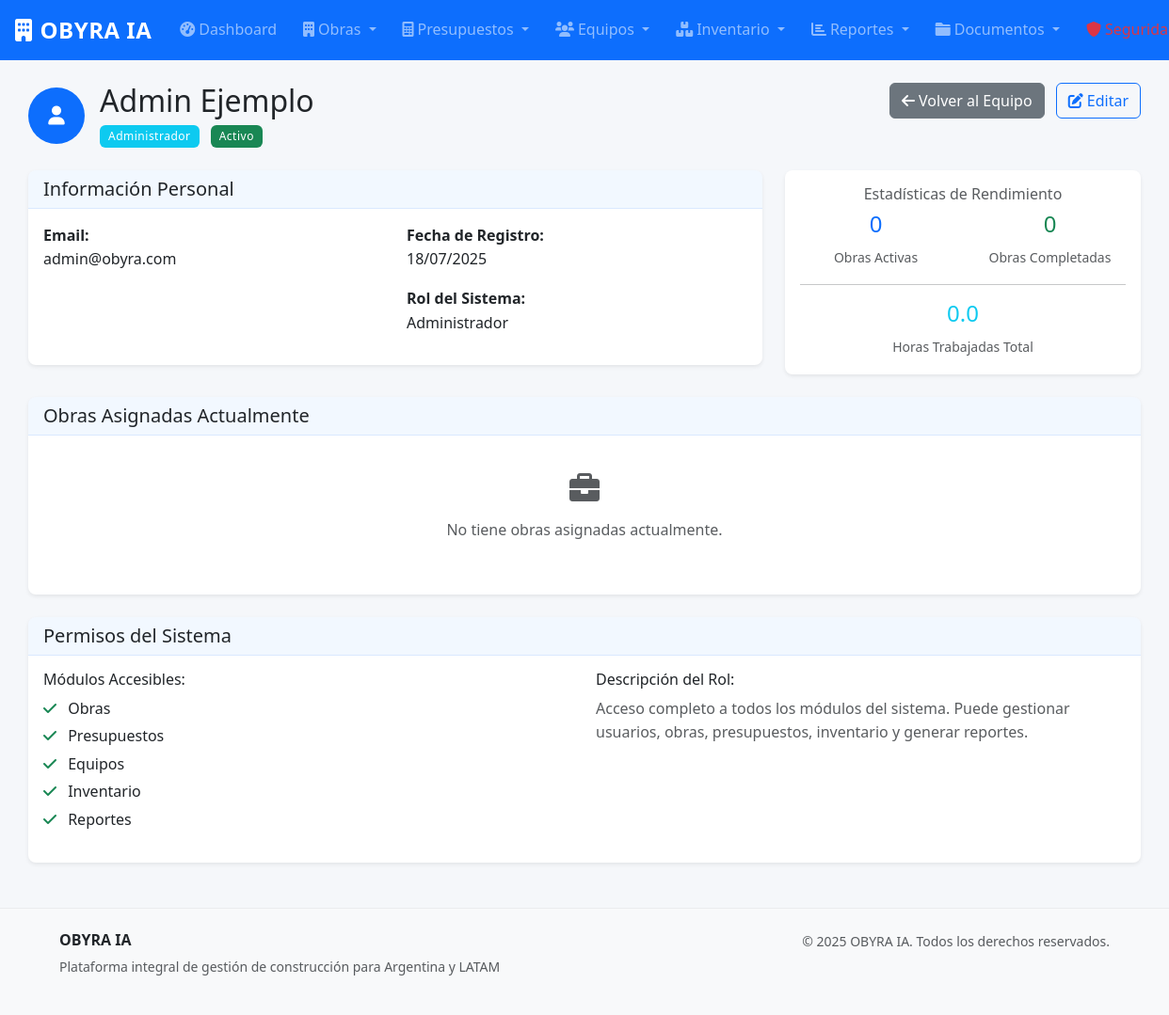
The page /equipos/1 (signed in) on the database as committed earlier.
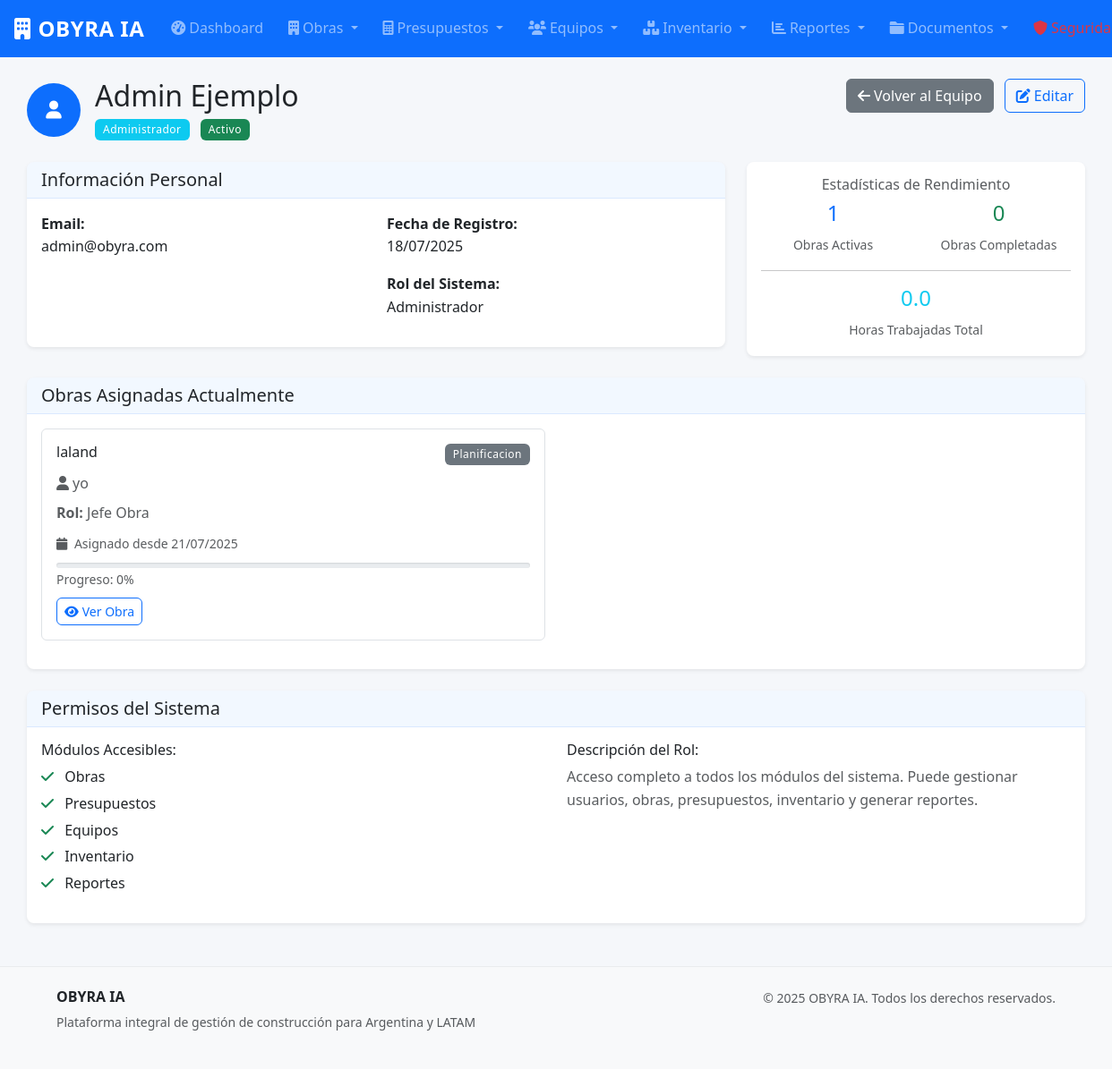
The same page on the database as committed later.
### models.py (models this page shows, shortened)
class Usuario(UserMixin, db.Model):
    __tablename__ = 'usuarios'
    id = db.Column(db.Integer, primary_key=True)
    nombre = db.Column(db.String(100), nullable=False)
    apellido = db.Column(db.String(100), nullable=False)
    email = db.Column(db.String(120), unique=True, nullable=False)
    telefono = db.Column(db.String(20))
    password_hash = db.Column(db.String(256), nullable=True)  # Nullable para usuarios de Google
    rol = db.Column(db.String(20), nullable=False, default='operario')  # administrador, tecnico, operario
    activo = db.Column(db.Boolean, default=True)
    auth_provider = db.Column(db.String(20), nullable=False, default='manual')  # manual, google
    google_id = db.Column(db.String(100), nullable=True)  # ID de Google para usuarios OAuth
    profile_picture = db.Column(db.String(500), nullable=True)  # URL de imagen de perfil de Google
    created_at = db.Column(db.DateTime, default=datetime.utcnow)
    fecha_creacion = db.Column(db.DateTime, default=datetime.utcnow)
    organizacion_id = db.Column(db.Integer, db.ForeignKey('organizaciones.id'), nullable=False)
    organizacion = db.relationship('Organizacion', back_populates='usuarios')
    obras_asignadas = db.relationship('AsignacionObra', back_populates='usuario', lazy='dynamic')
    registros_tiempo = db.relationship('RegistroTiempo', back_populates='usuario', lazy='dynamic')
    @property
    def nombre_completo(self):
        return f"{self.nombre} {self.apellido}"
    def puede_acceder_modulo(self, modulo):
        permisos = {
            'administrador': ['obras', 'presupuestos', 'equipos', 'inventario', 'reportes', 'asistente', 'cotizacion', 'documentos', 'seguridad'],
            'tecnico': ['obras', 'presupuestos', 'inventario', 'reportes', 'asistente', 'cotizacion', 'documentos', 'seguridad'],
            'operario': ['obras', 'inventario', 'asistente', 'documentos']
        }
        return modulo in permisos.get(self.rol, [])

class AsignacionObra(db.Model):
    __tablename__ = 'asignaciones_obra'
    id = db.Column(db.Integer, primary_key=True)
    obra_id = db.Column(db.Integer, db.ForeignKey('obras.id'), nullable=False)
    usuario_id = db.Column(db.Integer, db.ForeignKey('usuarios.id'), nullable=False)
    rol_en_obra = db.Column(db.String(50), nullable=False)  # jefe_obra, supervisor, operario
    fecha_asignacion = db.Column(db.DateTime, default=datetime.utcnow)
    activo = db.Column(db.Boolean, default=True)
    obra = db.relationship('Obra', back_populates='asignaciones')
    usuario = db.relationship('Usuario', back_populates='obras_asignadas')

class Obra(db.Model):
    __tablename__ = 'obras'
    id = db.Column(db.Integer, primary_key=True)
    nombre = db.Column(db.String(200), nullable=False)
    descripcion = db.Column(db.Text)
    direccion = db.Column(db.String(300))
    cliente = db.Column(db.String(200), nullable=False)
    telefono_cliente = db.Column(db.String(20))
    email_cliente = db.Column(db.String(120))
    fecha_inicio = db.Column(db.Date)
    fecha_fin_estimada = db.Column(db.Date)
    fecha_fin_real = db.Column(db.Date)
    estado = db.Column(db.String(20), default='planificacion')  # planificacion, en_curso, pausada, finalizada, cancelada
    presupuesto_total = db.Column(db.Numeric(15, 2), default=0)
    costo_real = db.Column(db.Numeric(15, 2), default=0)
    progreso = db.Column(db.Integer, default=0)  # Porcentaje de avance
    fecha_creacion = db.Column(db.DateTime, default=datetime.utcnow)
    organizacion_id = db.Column(db.Integer, db.ForeignKey('organizaciones.id'), nullable=False)
    organizacion = db.relationship('Organizacion', back_populates='obras')
    etapas = db.relationship('EtapaObra', back_populates='obra', cascade='all, delete-orphan', lazy='dynamic')
    asignaciones = db.relationship('AsignacionObra', back_populates='obra', cascade='all, delete-orphan', lazy='dynamic')
    presupuestos = db.relationship('Presupuesto', back_populates='obra', lazy='dynamic')
    uso_inventario = db.relationship('UsoInventario', back_populates='obra', lazy='dynamic')

### equipos.py (the view)
@equipos_bp.route('/<int:id>')
@login_required
def detalle(id):
    if not current_user.puede_acceder_modulo('equipos'):
        flash('No tienes permisos para ver detalles de equipos.', 'danger')
        return redirect(url_for('reportes.dashboard'))
    usuario = Usuario.query.get_or_404(id)
    asignaciones_activas = usuario.obras_asignadas.filter_by(activo=True).all()
    total_horas = sum(reg.horas_trabajadas for reg in usuario.registros_tiempo)
    obras_completadas = usuario.obras_asignadas.join(Obra).filter(
        Obra.estado == 'finalizada'
    ).count()
    return render_template('equipos/detalle.html',
                         usuario=usuario,
                         asignaciones_activas=asignaciones_activas,
                         total_horas=total_horas,
                         obras_completadas=obras_completadas)

### templates/equipos/detalle.html (shortened to what this page needs)
{% extends "base.html" %}
{% block content %}
<div class="container-fluid mt-4">
    <div class="row">
        <div class="col-12">
            <div class="d-flex justify-content-between align-items-start mb-4">
                <div class="d-flex align-items-center">
                    {% if usuario.profile_picture %}
                        <img src="{{ usuario.profile_picture }}" alt="Foto de perfil de {{ usuario.nombre_completo }}"
                             class="rounded-circle me-3" width="60" height="60" style="object-fit: cover;">
                    {% else %}
                        <div class="bg-primary text-white rounded-circle d-flex align-items-center justify-content-center me-3"
                             style="width: 60px; height: 60px;">
                            <i class="fas fa-user fa-lg"></i>
                        </div>
                    {% endif %}
                    <div>
                        <h2 class="mb-1">{{ usuario.nombre_completo }}</h2>
                        <p class="text-muted mb-0">
                            <span class="badge bg-info me-2">{{ usuario.rol.title() }}</span>
                            <span class="badge {{ 'bg-success' if usuario.activo else 'bg-secondary' }}">
                                {{ 'Activo' if usuario.activo else 'Inactivo' }}
                            </span>
                        </p>
                    </div>
                </div>
                <div class="text-end">
                    <a href="{{ url_for('equipos.lista') }}" class="btn btn-secondary">
                        <i class="fas fa-arrow-left me-1"></i>Volver al Equipo
                    </a>
                    {% if current_user.rol == 'administrador' %}
                    <button class="btn btn-outline-primary ms-2" data-bs-toggle="modal" data-bs-target="#editarUsuarioModal">
                        <i class="fas fa-edit me-1"></i>Editar
                    </button>
                    {% endif %}
                </div>
            </div>
        </div>
    </div>
    <div class="row mb-4">
        <div class="col-lg-8">
            <div class="card">
                <div class="card-header">
                    <h5 class="mb-0">Información Personal</h5>
                </div>
                <div class="card-body">
                    <div class="row">
                        <div class="col-md-6">
                            <strong>Email:</strong><br>
                            <p class="mb-3">{{ usuario.email }}</p>
                        </div>
                        <div class="col-md-6">
                            <strong>Fecha de Registro:</strong><br>
                            <p class="mb-3">{{ usuario.fecha_creacion|fecha }}</p>
                            <strong>Rol del Sistema:</strong><br>
                            <p class="mb-3">{{ usuario.rol.replace('_', ' ').title() }}</p>
                        </div>
                    </div>
                </div>
            </div>
        </div>
        <div class="col-lg-4">
            <div class="card">
                <div class="card-body text-center">
                    <h6 class="text-muted">Estadísticas de Rendimiento</h6>
                    <div class="row text-center mb-3">
                        <div class="col-6">
                            <strong class="text-primary d-block h4">{{ asignaciones_activas|length }}</strong>
                            <small class="text-muted">Obras Activas</small>
                        </div>
                        <div class="col-6">
                            <strong class="text-success d-block h4">{{ obras_completadas }}</strong>
                            <small class="text-muted">Obras Completadas</small>
                        </div>
                    </div>
                    <hr>
                    <div class="text-center">
                        <strong class="text-info d-block h4">{{ total_horas|numero(1) }}</strong>
                        <small class="text-muted">Horas Trabajadas Total</small>
                    </div>
                </div>
            </div>
        </div>
    </div>
    <div class="row mb-4">
        <div class="col-12">
            <div class="card">
                <div class="card-header">
                    <h5 class="mb-0">Obras Asignadas Actualmente</h5>
                </div>
                <div class="card-body">
                    {% if asignaciones_activas %}
                    <div class="row">
                        {% for asignacion in asignaciones_activas %}
                        <div class="col-lg-6 mb-3">
                            <div class="border rounded p-3">
                                <div class="d-flex justify-content-between align-items-start mb-2">
                                    <h6 class="mb-0">{{ asignacion.obra.nombre }}</h6>
                                    <span class="badge {{ asignacion.obra.estado|estado_badge }}">
                                        {{ asignacion.obra.estado.replace('_', ' ').title() }}
                                    </span>
                                </div>
                                <p class="text-muted mb-2">
                                    <i class="fas fa-user me-1"></i>{{ asignacion.obra.cliente }}
                                </p>
                                <p class="text-muted mb-2">
                                    <strong>Rol:</strong> {{ asignacion.rol_en_obra.replace('_', ' ').title() }}
                                </p>
                                <p class="text-muted mb-0">
                                    <small>
                                        <i class="fas fa-calendar me-1"></i>
                                        Asignado desde {{ asignacion.fecha_asignacion.strftime('%d/%m/%Y') }}
                                    </small>
                                </p>
                                <div class="mt-2">
                                    <div class="progress" style="height: 6px;">
                                    </div>
                                    <small class="text-muted">Progreso: {{ asignacion.obra.progreso }}%</small>
                                </div>
                                <div class="mt-2">
                                    <a href="{{ url_for('obras.detalle', id=asignacion.obra.id) }}"
                                       class="btn btn-sm btn-outline-primary">
                                        <i class="fas fa-eye me-1"></i>Ver Obra
                                    </a>
                                </div>
                            </div>
                        </div>
                        {% endfor %}
                    </div>
                    {% else %}
                    <div class="text-center py-4">
                        <i class="fas fa-briefcase fa-2x text-muted mb-3"></i>
                        <p class="text-muted">No tiene obras asignadas actualmente.</p>
                    </div>
                    {% endif %}
                </div>
            </div>
        </div>
    </div>
    <div class="row">
        <div class="col-12">
            <div class="card">
                <div class="card-header">
                    <h5 class="mb-0">Permisos del Sistema</h5>
                </div>
                <div class="card-body">
                    <div class="row">
                        <div class="col-md-6">
                            <h6>Módulos Accesibles:</h6>
                            <ul class="list-unstyled">
                                {% set modulos = ['obras', 'presupuestos', 'equipos', 'inventario', 'reportes'] %}
                                {% for modulo in modulos %}
                                <li class="mb-1">
                                    {% if usuario.puede_acceder_modulo(modulo) %}
                                    <i class="fas fa-check text-success me-2"></i>
                                    {% else %}
                                    <i class="fas fa-times text-danger me-2"></i>
                                    {% endif %}
                                    {{ modulo.title() }}
                                </li>
                                {% endfor %}
                            </ul>
                        </div>
                        <div class="col-md-6">
                            <h6>Descripción del Rol:</h6>
                            {% if usuario.rol == 'administrador' %}
                            <p class="text-muted">
                                Acceso completo a todos los módulos del sistema. Puede gestionar usuarios,
                                obras, presupuestos, inventario y generar reportes.
                            </p>
                            {% elif usuario.rol == 'tecnico' %}
                            <p class="text-muted">
                                Puede gestionar obras, crear presupuestos, administrar inventario y
                                generar reportes. No puede gestionar otros usuarios.
                            </p>
                            {% else %}
                            <p class="text-muted">
                                Acceso limitado a obras e inventario. Puede ver información y
                                registrar uso de materiales en obra.
                            </p>
                            {% endif %}
                        </div>
                    </div>
                </div>
            </div>
        </div>
    </div>
</div>
{% endblock %}

Rows that differ between the two databases and show on the page:
added AsignacionObra: obra.nombre "laland", obra.estado.replace "Planificacion", obra.cliente "yo", rol_en_obra.replace "Jefe Obra", fecha_asignacion "21/07/2025", obra.progreso "0"
Other text that changed with them:
{{ asignaciones_activas|length }}: "0" → "1"
text no longer shown: "No tiene obras asignadas actualmente."
